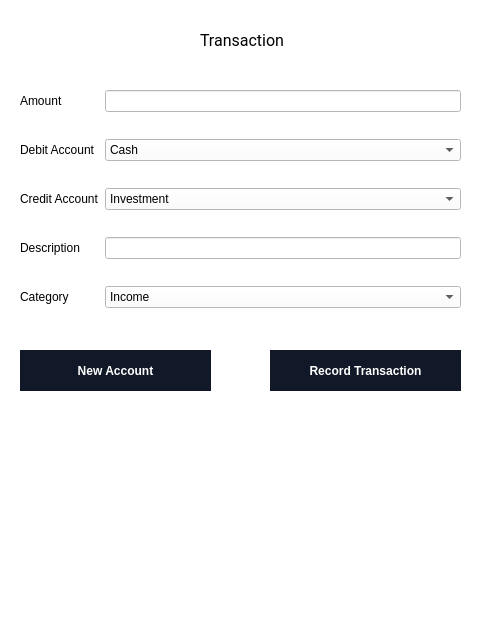
<?xml version="1.0" encoding="UTF-8"?>
<ui version="4.0">
 <class>MainWindow</class>
 <widget class="QMainWindow" name="MainWindow">
  <property name="geometry">
   <rect>
    <x>0</x>
    <y>0</y>
    <width>480</width>
    <height>640</height>
   </rect>
  </property>
  <property name="windowTitle">
   <string>MainWindow</string>
  </property>
  <property name="animated">
   <bool>true</bool>
  </property>
  <widget class="QWidget" name="centralwidget">
   <property name="styleSheet">
    <string notr="true">background:white</string>
   </property>
   <widget class="QPushButton" name="pushButton">
    <property name="geometry">
     <rect>
      <x>270</x>
      <y>350</y>
      <width>191</width>
      <height>41</height>
     </rect>
    </property>
    <property name="cursor">
     <cursorShape>PointingHandCursor</cursorShape>
    </property>
    <property name="styleSheet">
     <string notr="true">
  background-color: #111827;
  border: 1px solid transparent;
  border-radius: .75rem;
  color: #FFFFFF;
  font-family: &quot;Inter var&quot;,ui-sans-serif,system-ui,-apple-system,system-ui,&quot;Segoe UI&quot;,Roboto,&quot;Helvetica Neue&quot;,Arial,&quot;Noto Sans&quot;,sans-serif,&quot;Apple Color Emoji&quot;,&quot;Segoe UI Emoji&quot;,&quot;Segoe UI Symbol&quot;,&quot;Noto Color Emoji&quot;;
  font-size: 1.125rem;
  font-weight: 600;
  line-height: 1.5rem;
  padding: .75rem 1.2rem;
  text-align: center;
  width: auto;
</string>
    </property>
    <property name="text">
     <string>Record Transaction</string>
    </property>
   </widget>
   <widget class="QLabel" name="label">
    <property name="geometry">
     <rect>
      <x>200</x>
      <y>20</y>
      <width>221</width>
      <height>41</height>
     </rect>
    </property>
    <property name="font">
     <font>
      <family>Roboto</family>
      <pointsize>12</pointsize>
     </font>
    </property>
    <property name="styleSheet">
     <string notr="true">background:none;</string>
    </property>
    <property name="text">
     <string>Transaction</string>
    </property>
   </widget>
   <widget class="QWidget" name="formLayoutWidget">
    <property name="geometry">
     <rect>
      <x>20</x>
      <y>90</y>
      <width>441</width>
      <height>231</height>
     </rect>
    </property>
    <layout class="QFormLayout" name="formLayout">
     <property name="verticalSpacing">
      <number>27</number>
     </property>
     <item row="0" column="0">
      <widget class="QLabel" name="amountLabel">
       <property name="text">
        <string>Amount</string>
       </property>
      </widget>
     </item>
     <item row="0" column="1">
      <widget class="QLineEdit" name="amountLineEdit"/>
     </item>
     <item row="2" column="0">
      <widget class="QLabel" name="creditAccountLabel">
       <property name="text">
        <string>Credit Account</string>
       </property>
      </widget>
     </item>
     <item row="2" column="1">
      <widget class="QComboBox" name="creditAccountComboBox">
       <item>
        <property name="text">
         <string>Investment</string>
        </property>
       </item>
      </widget>
     </item>
     <item row="3" column="0">
      <widget class="QLabel" name="descriptionLabel">
       <property name="text">
        <string>Description</string>
       </property>
      </widget>
     </item>
     <item row="3" column="1">
      <widget class="QLineEdit" name="descriptionLineEdit"/>
     </item>
     <item row="1" column="0">
      <widget class="QLabel" name="debitAccountLabel">
       <property name="text">
        <string>Debit Account</string>
       </property>
      </widget>
     </item>
     <item row="1" column="1">
      <widget class="QComboBox" name="debitAccountComboBox">
       <item>
        <property name="text">
         <string>Cash</string>
        </property>
       </item>
      </widget>
     </item>
     <item row="4" column="0">
      <widget class="QLabel" name="categoryLabel">
       <property name="text">
        <string>Category</string>
       </property>
      </widget>
     </item>
     <item row="4" column="1">
      <widget class="QComboBox" name="categoryComboBox">
       <item>
        <property name="text">
         <string>Income</string>
        </property>
       </item>
       <item>
        <property name="text">
         <string>Expense</string>
        </property>
       </item>
      </widget>
     </item>
    </layout>
   </widget>
   <widget class="QPushButton" name="pushButton_2">
    <property name="geometry">
     <rect>
      <x>20</x>
      <y>350</y>
      <width>191</width>
      <height>41</height>
     </rect>
    </property>
    <property name="cursor">
     <cursorShape>PointingHandCursor</cursorShape>
    </property>
    <property name="styleSheet">
     <string notr="true">
  background-color: #111827;
  border: 1px solid transparent;
  border-radius: .75rem;
  color: #FFFFFF;
  font-family: &quot;Inter var&quot;,ui-sans-serif,system-ui,-apple-system,system-ui,&quot;Segoe UI&quot;,Roboto,&quot;Helvetica Neue&quot;,Arial,&quot;Noto Sans&quot;,sans-serif,&quot;Apple Color Emoji&quot;,&quot;Segoe UI Emoji&quot;,&quot;Segoe UI Symbol&quot;,&quot;Noto Color Emoji&quot;;
  font-size: 1.125rem;
  font-weight: 600;
  line-height: 1.5rem;
  padding: .75rem 1.2rem;
  text-align: center;
  width: auto;
</string>
    </property>
    <property name="text">
     <string>New Account</string>
    </property>
   </widget>
  </widget>
 </widget>
 <resources/>
 <connections/>
</ui>
